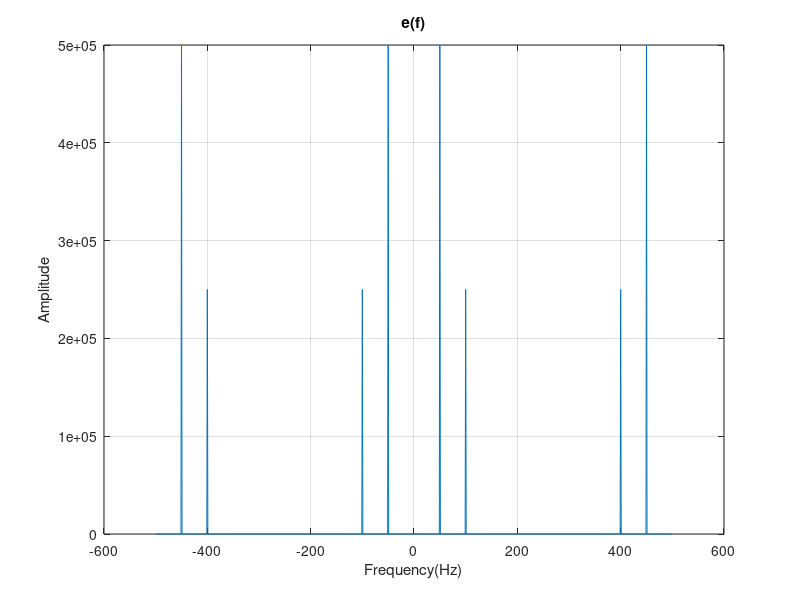

MATLAB code for this plot:
% DSB-SC-AM Modulation and Demodulation
clc

% %Plotting m(t)
%t = 0:0.0001:0.02; %Time interval for one period plot
%m = 20.*cos(100*pi*t) + 10*cos(200*pi*t); %message signal
%subplot(4,1,1);
% plot(t,m);
% xlabel('Time(s)');
% ylabel('Amplitude');
% title('Message signal');
% grid on;

% %Plotting M(f)
% fs = 1000; %sampling frequency
% ts = 1/fs; %sampling period
% t=0:ts:1-ts ; %time interval
% m = 20.*cos(100*pi*t) + 10*cos(200*pi*t); %message signal
% freq_vector = -500:(fs/length(m)):500-(fs/length(m));
% fft_m = (1/length(m).*fft(m));
% %subplot(4,1,2);
% plot(freq_vector, abs(fftshift(fft_m)));
% title('Spectrum of the message signal');
% xlabel('Frequency(Hz)');
% ylabel('Amplitude');
% grid on;

% %Plotting y(t)
% t = 0:0.0001:0.02;
% m = 20.*cos(100*pi*t) + 10*cos(200*pi*t); %message signal
% c = 100.*cos(500*pi*t); % carrier signal
% y = m.*c; %modulated signal
% %subplot(4,1,3);
% plot(t,y);
% xlabel('Time(s)');
% ylabel('Amplitude');
% title('Modulated signal');
% grid on;

% Plotting Y(f)
% fs = 1000; %sampling frequency
% ts = 1/fs; %sampling period
% t=0:ts:1-ts ; %time interval
% m = 20.*cos(100*pi*t) + 10*cos(200*pi*t); %message signal
% c = 100.*cos(500*pi*t); % carrier signal
% y = m.*c; %modulated signal
% freq_vector = -500:(fs/length(y)):500-(fs/length(y));
% fft_y = (1/length(y).*fft(y));
% %subplot(4,1,4)
% plot(freq_vector,abs(fftshift(fft(y))));
% title('Y(f)');
% xlabel('Frequency(Hz)');
% ylabel('Amplitude');
% grid on;

%Plotting e(t)
% t = 0:0.0001:0.03; %Time interval for one period plot
% m = 20.*cos(100*pi*t) + 10*cos(200*pi*t); %message signal
% c = 100.*cos(500*pi*t); % carrier signal
% y = m.*c; %modulated signal
% Cd = cos(520*pi*t); %Carrier signal at the demodulator
% e = y .* Cd; %Signal before pass the LPF
% plot(t,e);
% xlabel('Time(s)');
% ylabel('Amplitude');
% title('e(t)');
% grid on;

% %Plotting e(f)
fs = 1000; %sampling frequency
ts = 1/fs; %sampling period
t=0:ts:1-ts ; %time interval
m = 20.*cos(100*pi*t) + 10*cos(200*pi*t); %message signal
c = 100.*cos(500*pi*t); % carrier signal
y = m.*c; %modulated signal
Cd = cos(500*pi*t); %Carrier signal at the demodulator
e = y .* Cd; %Signal before pass the LPF
freq_vector = -500:(fs/length(e)):500-(fs/length(e));
fft_e = (1/length(e).*fft(e));
%subplot(4,1,4)
plot(freq_vector,abs(fftshift(fft(e))));
title('e(f)');
xlabel('Frequency(Hz)');
ylabel('Amplitude');
grid on;
% 
% 
% %Defining Transfer function for LPF
% fs = 1000; %sampling frequency
% ts = 1/fs; %sampling period
% t=0:ts:1-ts ; %time interval
% m = 20.*cos(100*pi*t) + 10*cos(200*pi*t); %message signal
% c = 100.*cos(500*pi*t); % carrier signal
% y = m.*c; %modulated signal
% Cd = cos(520*pi*t); %Carrier signal at the demodulator
% e = y .* Cd; %Signal before pass the LPF
% freq_vector = -500:(fs/length(e)):500-(fs/length(e));
% fft_e = (1/length(e).*fft(e));
% f1=-499:-100;
% f2=-100:100;
% f3=100:498;
% f=[f1 f2 f3];
% x1=zeros(size(f1));
% x2=ones(size(f2));
% x3=zeros(size(f3));
% H=[x1 x2 x3]; % transfer function of the LPF

%Plotting Z(f)
% Zf = abs(fftshift(fft(e))) .* H;
% plot(freq_vector,Zf)
% xlabel('Frequency(Hz)');
% ylabel('Amplitude');
% title('Low Pass Filter=>Z(f)');

%Inverse fourier transform to obtain Z(t)
% t=-500:499;
% zt= ifftshift(ifft(Zf));
% plot(t,zt)
% xlabel('Time(s)');
% ylabel('Amplitude');
% title('z(t)');








%Low pass filter(LPF)
% fs=1000; % sampling frequency
% ts=1/fs; % sampling period
% t=-500:499; % time interval
% 
% transfer_func = zeros(1,1000);
% 
% for i =476: 525
%     transfer_func(1,i)=1;
% end
% 
% plot(t,transfer_func);
% title("Low-pass filter");
% xlabel('Frequency(Hz)');
% ylabel('Amplitude');
% hold on;
% m = 20.*cos(100*pi*t) + 10*cos(200*pi*t); %message signal
% c = 100.*cos(500*pi*t); % carrier signal
% y = m.*c; %modulated signal
% Cd = cos(500*pi*t); %Carrier signal at the demodulator
% e = y .* Cd; %Signal before pass the LP
% zf = fft_e .* transfer_func; %z(f) = e(f) * AGF transfer fonksiyonu
% zt = ifftshift(ifft(zf)); %z(f) ->TersFouirer-> z(t)
% subplot(3,1,1); plot (t,zf);
% title('Z(f) ','fontsize', [12]);
% xlabel('frekans (Hz)');
% ylabel('Genlik');
% hold on;
% 
% subplot(3,1,2); plot (t,zt);
% title('z(t) çıkış işareti','fontsize', [12]);
% xlabel('frekans (Hz)');
% ylabel('Genlik');
% hold on;